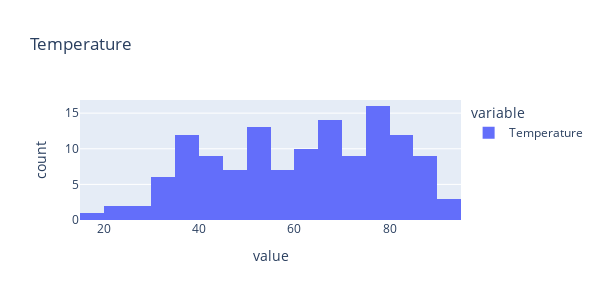
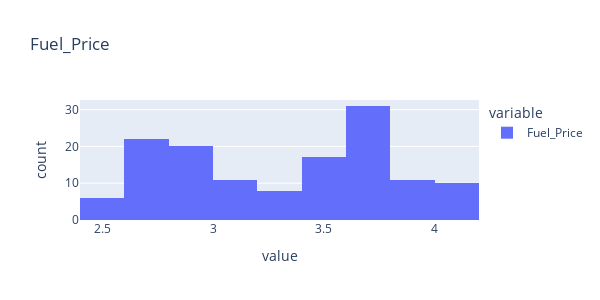
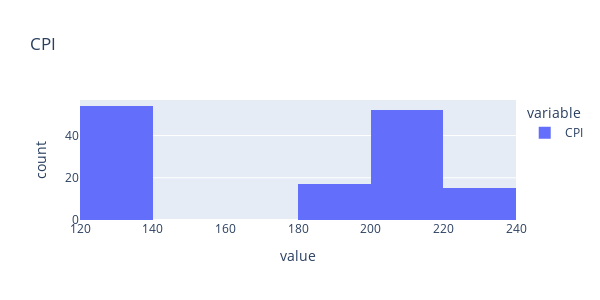
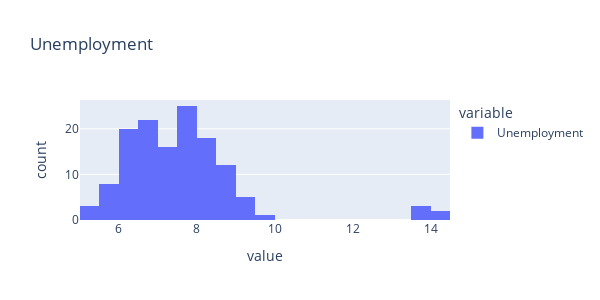

Notebook code for these charts, in order:
### Code cell
#univariate analysis
import plotly.express as px
features = ['Temperature','Fuel_Price','CPI','Unemployment','Store','Holiday_Flag']
for i in range(len(features)):
    fig = px.histogram(dat[features[i]],width=600, height=300,title=features[i])
    fig.show()

#some outliers in CPI and unemployment

### Figure 1 — Plotly figure (JSON) as saved in the notebook; plotly's stock layout.template omitted (floating-point values rounded to 4 significant figures; data arrays with more than 128 entries replaced by an {"elided": "..."} marker saying what was removed)
{"data": [{"alignmentgroup": "True", "bingroup": "x", "hovertemplate": "variable=Temperature<br>value=%{x}<br>count=%{y}<extra></extra>", "legendgroup": "Temperature", "marker": {"color": "#636efa", "pattern": {"shape": ""}}, "name": "Temperature", "offsetgroup": "Temperature", "orientation": "v", "showlegend": true, "type": "histogram", "x": {"elided": "150 float values"}, "xaxis": "x", "yaxis": "y"}], "layout": {"barmode": "relative", "height": 300, "legend": {"title": {"text": "variable"}, "tracegroupgap": 0}, "title": {"text": "Temperature"}, "width": 600, "xaxis": {"anchor": "y", "domain": [0, 1], "title": {"text": "value"}}, "yaxis": {"anchor": "x", "domain": [0, 1], "title": {"text": "count"}}}}

### Figure 2 — Plotly figure (JSON) as saved in the notebook; plotly's stock layout.template omitted (floating-point values rounded to 4 significant figures; data arrays with more than 128 entries replaced by an {"elided": "..."} marker saying what was removed)
{"data": [{"alignmentgroup": "True", "bingroup": "x", "hovertemplate": "variable=Fuel_Price<br>value=%{x}<br>count=%{y}<extra></extra>", "legendgroup": "Fuel_Price", "marker": {"color": "#636efa", "pattern": {"shape": ""}}, "name": "Fuel_Price", "offsetgroup": "Fuel_Price", "orientation": "v", "showlegend": true, "type": "histogram", "x": {"elided": "150 float values"}, "xaxis": "x", "yaxis": "y"}], "layout": {"barmode": "relative", "height": 300, "legend": {"title": {"text": "variable"}, "tracegroupgap": 0}, "title": {"text": "Fuel_Price"}, "width": 600, "xaxis": {"anchor": "y", "domain": [0, 1], "title": {"text": "value"}}, "yaxis": {"anchor": "x", "domain": [0, 1], "title": {"text": "count"}}}}

### Figure 3 — Plotly figure (JSON) as saved in the notebook; plotly's stock layout.template omitted (floating-point values rounded to 4 significant figures; data arrays with more than 128 entries replaced by an {"elided": "..."} marker saying what was removed)
{"data": [{"alignmentgroup": "True", "bingroup": "x", "hovertemplate": "variable=CPI<br>value=%{x}<br>count=%{y}<extra></extra>", "legendgroup": "CPI", "marker": {"color": "#636efa", "pattern": {"shape": ""}}, "name": "CPI", "offsetgroup": "CPI", "orientation": "v", "showlegend": true, "type": "histogram", "x": {"elided": "150 float values"}, "xaxis": "x", "yaxis": "y"}], "layout": {"barmode": "relative", "height": 300, "legend": {"title": {"text": "variable"}, "tracegroupgap": 0}, "title": {"text": "CPI"}, "width": 600, "xaxis": {"anchor": "y", "domain": [0, 1], "title": {"text": "value"}}, "yaxis": {"anchor": "x", "domain": [0, 1], "title": {"text": "count"}}}}

### Figure 4 — Plotly figure (JSON) as saved in the notebook; plotly's stock layout.template omitted (floating-point values rounded to 4 significant figures; data arrays with more than 128 entries replaced by an {"elided": "..."} marker saying what was removed)
{"data": [{"alignmentgroup": "True", "bingroup": "x", "hovertemplate": "variable=Unemployment<br>value=%{x}<br>count=%{y}<extra></extra>", "legendgroup": "Unemployment", "marker": {"color": "#636efa", "pattern": {"shape": ""}}, "name": "Unemployment", "offsetgroup": "Unemployment", "orientation": "v", "showlegend": true, "type": "histogram", "x": {"elided": "150 float values"}, "xaxis": "x", "yaxis": "y"}], "layout": {"barmode": "relative", "height": 300, "legend": {"title": {"text": "variable"}, "tracegroupgap": 0}, "title": {"text": "Unemployment"}, "width": 600, "xaxis": {"anchor": "y", "domain": [0, 1], "title": {"text": "value"}}, "yaxis": {"anchor": "x", "domain": [0, 1], "title": {"text": "count"}}}}
